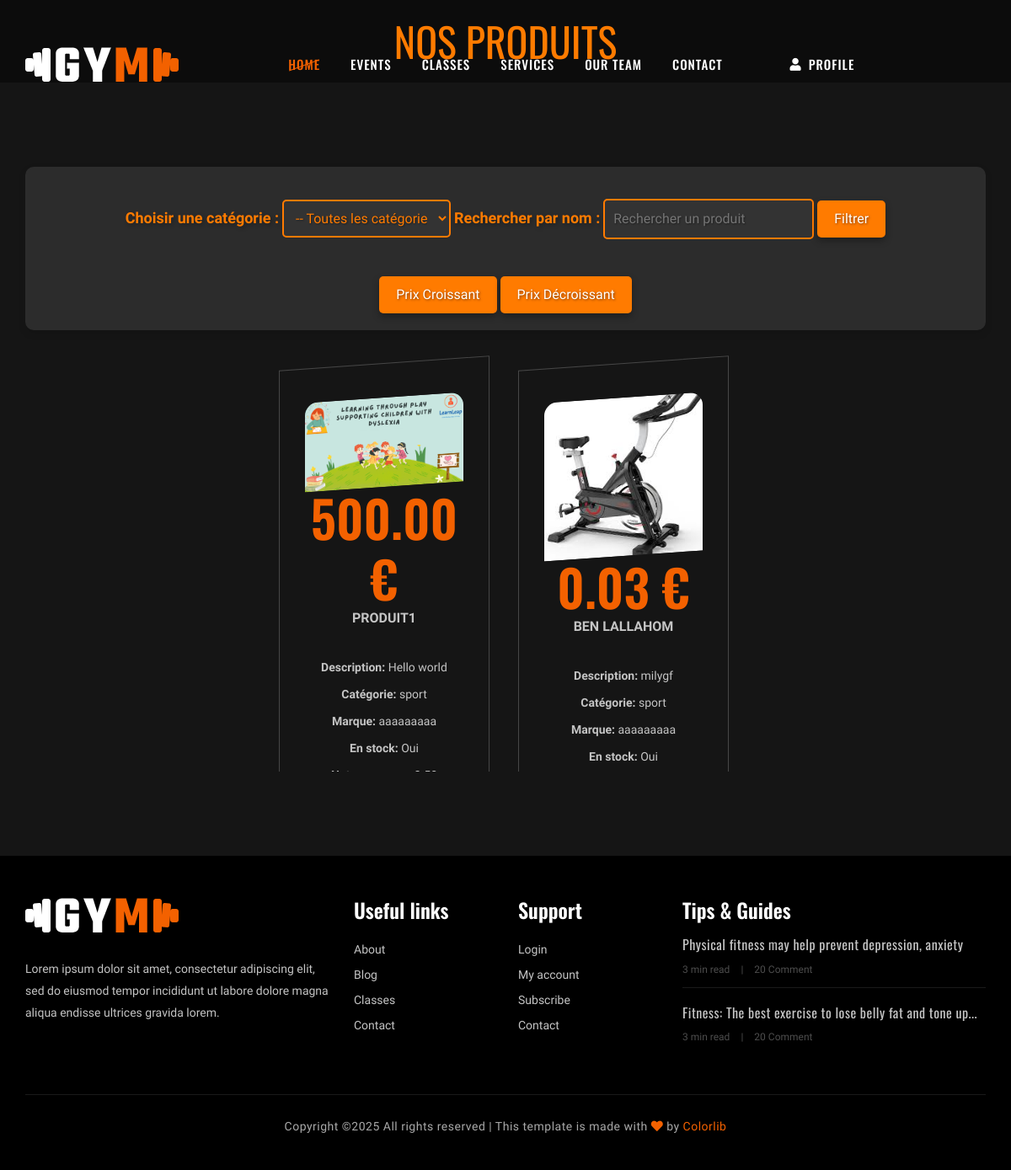
The app's page /produit/ with its own data.
### produits/models.py (models this page shows, shortened)
class Produit(models.Model):
    CATEGORIES_CHOICES = [
        ('sport', 'Sport'),
        ('nutrition', 'Nutrition'),
    ]
    reference = models.CharField(
        max_length=50,
        primary_key=True,
        verbose_name="Référence produit",
        validators=[RegexValidator(regex='^[A-Za-z0-9-]+$', message="La référence doit contenir uniquement des lettres, chiffres et tirets.")]
    )
    nom = models.CharField(max_length=100, verbose_name="Nom du produit")
    description = models.TextField(verbose_name="Description")
    categorie = models.CharField(
        max_length=20,
        choices=CATEGORIES_CHOICES,
        verbose_name="Catégorie"
    )
    prix = models.DecimalField(
        max_digits=10,
        decimal_places=2,
        verbose_name="Prix",
        validators=[MinValueValidator(0.01)]
    )
    quantite_disponible = models.PositiveIntegerField(
        verbose_name="Quantité disponible",
        validators=[MinValueValidator(0)]
    )
    date_ajout = models.DateTimeField(auto_now_add=True, verbose_name="Date d'ajout")
    derniere_mise_a_jour = models.DateTimeField(auto_now=True, verbose_name="Dernière mise à jour")
    image = models.ImageField(upload_to='produits/', blank=True, null=True, verbose_name="Image")
    marque = models.CharField(max_length=50, blank=True, null=True, verbose_name="Marque")
    poids = models.DecimalField(
        max_digits=5,
        decimal_places=2,
        blank=True,
        null=True,
        verbose_name="Poids (kg)",
        validators=[MinValueValidator(0.01)]
    )
    dimensions = models.CharField(max_length=50, blank=True, null=True, verbose_name="Dimensions")
    en_stock = models.BooleanField(default=True, verbose_name="En stock")
    note_moyenne = models.DecimalField(
        max_digits=3,
        decimal_places=2,
        blank=True,
        null=True,
        verbose_name="Note moyenne",
        validators=[MinValueValidator(0), MaxValueValidator(5)]
    )

### produits/views.py (the view)
# urls.py: path('', ProduitListView.as_view(), name='produit_list'),  # Liste des produits
class ProduitListView(ListView):
    model = Produit
    template_name = 'produit_list.html'
    context_object_name = 'produits'
    def get_queryset(self):
        queryset = Produit.objects.all()
        categorie = self.request.GET.get('categorie')
        if categorie:
            queryset = queryset.filter(categorie=categorie)
        search_term = self.request.GET.get('search')
        if search_term:
            queryset = queryset.filter(nom__icontains=search_term)  # Case-insensitive search
        sort_order = self.request.GET.get('sort')
        if sort_order == 'price_asc':
            queryset = queryset.order_by('prix')
        elif sort_order == 'price_desc':
            queryset = queryset.order_by('-prix')
        return queryset

### produits/templates/produit_list.html (shortened to what this page needs)
{% extends 'base.html' %}
{% load static %}
{% block content %}
<h1 style="text-align: center; background-color: rgb(12, 12, 12); color: #ff7b00; font-size: 3rem; padding: 20px 0;">NOS PRODUITS</h1>
<section class="pricing-section spad">
    <div class="container">
        <form method="get" class="text-center mb-4">
            <label for="categorie">Choisir une catégorie :</label>
            <select name="categorie" id="categorie">
                <option value="">-- Toutes les catégories --</option>
            </select>
            <label for="search">Rechercher par nom :</label>
            <input type="text" name="search" id="search" placeholder="Rechercher un produit" value="{{ request.GET.search }}">
            <button type="submit">Filtrer</button>
            <div class="sorting-buttons mt-4">
                <button type="submit" name="sort" value="price_asc" class="sort-btn">Prix Croissant</button>
                <button type="submit" name="sort" value="price_desc" class="sort-btn">Prix Décroissant</button>
            </div>
        </form>
        <div class="product-scroller">
            <div class="row justify-content-center">
                {% for produit in produits %}
                    <div class="col-lg-4 col-md-6">
                        <div class="ps-item">
                            {% if produit.image %}
                                <img src="{{ produit.image.url }}" class="card-img-top" alt="{{ produit.nom }}" onerror="this.onerror=null; this.src='{% static 'images/default-product.jpg' %}';">
                            {% else %}
                                <img src="{% static 'images/default-product.jpg' %}" class="card-img-top" alt="{{ produit.nom }}">
                            {% endif %}
                            <div class="pi-price">
                                <h2>{{ produit.prix }} €</h2>
                                <span>{{ produit.nom }}</span>
                            </div>
                            <ul>
                                <li><strong>Description:</strong> {{ produit.description }}</li>
                                <li><strong>Catégorie:</strong> {{ produit.categorie }}</li>
                                <li><strong>Marque:</strong> {{ produit.marque }}</li>
                                <li><strong>En stock:</strong> {{ produit.en_stock|yesno:"Oui,Non" }}</li>
                                <li><strong>Note moyenne:</strong> {{ produit.note_moyenne }}</li>
                            </ul>
                        </div>
                    </div>
                {% empty %}
                    <p class="text-center">Aucun produit disponible.</p>
                {% endfor %}
            </div>
        </div>
    </div>
</section>
{% endblock %}

### gestionOffres/Templates/base.html (shortened to what this page needs)
{% load static %}
<!DOCTYPE html>
<html lang="zxx">
<head>
    <link rel="stylesheet" href="{% static 'css/bootstrap.min.css' %}" type="text/css">
    <link rel="stylesheet" href="{% static 'css/font-awesome.min.css' %}" type="text/css">
    <link rel="stylesheet" href="{% static 'css/flaticon.css' %}" type="text/css">
    <link rel="stylesheet" href="{% static 'css/owl.carousel.min.css' %}" type="text/css">
    <link rel="stylesheet" href="{% static 'css/barfiller.css' %}" type="text/css">
    <link rel="stylesheet" href="{% static 'css/magnific-popup.css' %}" type="text/css">
    <link rel="stylesheet" href="{% static 'css/slicknav.min.css' %}" type="text/css">
    <link rel="stylesheet" href="{% static 'css/style.css' %}" type="text/css">
    <link rel="stylesheet" href="https://cdnjs.cloudflare.com/ajax/libs/font-awesome/5.15.4/css/all.min.css">
</head>
<body>
    <header class="header-section">
        <div class="container-fluid">
            <div class="row">
                <div class="col-lg-3">
                    <div class="logo">
                        <a href="{% static 'index.html' %}">
                            <img src="{% static 'img/logo.png' %}" alt="">
                        </a>
                    </div>
                </div>
                <div class="col-lg-6">
                    <nav class="nav-menu">
                        <ul>
                            <li class="active"><a href="/">Home</a></li>
                            <li><a href="events/">Events</a></li>
                            <li><a href="{% static 'class-details.html' %}">Classes</a></li>
                            <li><a href="{% static 'services.html' %}">Services</a></li>
                            <li><a href="{% static 'team.html' %}">Our Team</a></li>
                            <li><a href="{% static 'contact.html' %}">Contact</a></li>
                        </ul>
                    </nav>
                </div>
                    <div class="col-lg-3">
                        <div class="profile-icon">
                            <div class="profile-toggle">
                                <i class="fa fa-user"></i>
                                Profile
                            </div>
                        </div>
                    </div>
                </div>
            </div>
    </header>
    <main>
        {% block content %}{% endblock %}
    </main>
    <section class="footer-section">
        <div class="container">
            <div class="row">
                <div class="col-lg-4">
                    <div class="fs-about">
                        <div class="fa-logo">
                            <a href="#"><img src="{% static 'img/logo.png' %}" alt=""></a>
                        </div>
                        <p>Lorem ipsum dolor sit amet, consectetur adipiscing elit, sed do eiusmod tempor incididunt ut
                            labore dolore magna aliqua endisse ultrices gravida lorem.</p>
                        <div class="fa-social">
                            <a href="#"><i class="fa fa-facebook"></i></a>
                            <a href="#"><i class="fa fa-twitter"></i></a>
                            <a href="#"><i class="fa fa-youtube-play"></i></a>
                            <a href="#"><i class="fa fa-instagram"></i></a>
                            <a href="#"><i class="fa  fa-envelope-o"></i></a>
                        </div>
                    </div>
                </div>
                <div class="col-lg-2 col-md-3 col-sm-6">
                    <div class="fs-widget">
                        <h4>Useful links</h4>
                        <ul>
                            <li><a href="#">About</a></li>
                            <li><a href="#">Blog</a></li>
                            <li><a href="#">Classes</a></li>
                            <li><a href="#">Contact</a></li>
                        </ul>
                    </div>
                </div>
                <div class="col-lg-2 col-md-3 col-sm-6">
                    <div class="fs-widget">
                        <h4>Support</h4>
                        <ul>
                            <li><a href="#">Login</a></li>
                            <li><a href="#">My account</a></li>
                            <li><a href="#">Subscribe</a></li>
                            <li><a href="#">Contact</a></li>
                        </ul>
                    </div>
                </div>
                <div class="col-lg-4 col-md-6">
                    <div class="fs-widget">
                        <h4>Tips & Guides</h4>
                        <div class="fw-recent">
                            <h6><a href="#">Physical fitness may help prevent depression, anxiety</a></h6>
                            <ul>
                                <li>3 min read</li>
                                <li>20 Comment</li>
                            </ul>
                        </div>
                        <div class="fw-recent">
                            <h6><a href="#">Fitness: The best exercise to lose belly fat and tone up...</a></h6>
                            <ul>
                                <li>3 min read</li>
                                <li>20 Comment</li>
                            </ul>
                        </div>
                    </div>
                </div>
            </div>
            <div class="row">
                <div class="col-lg-12 text-center">
                    <div class="copyright-text">
                        <p>
  Copyright &copy;<script>document.write(new Date().getFullYear());</script> All rights reserved | This template is made with <i class="fa fa-heart" aria-hidden="true"></i> by <a href="https://colorlib.com" target="_blank">Colorlib</a>
  </p>
                    </div>
                </div>
            </div>
        </div>
    </section>
</body>
</html>

### blog/static/css/barfiller.css (style rules this page uses)
body { font-family: Arial; }

### blog/static/css/style.css (style rules this page uses)
html, body { height: 100%; font-family: "Muli", sans-serif; -webkit-font-smoothing: antialiased; font-smoothing: antialiased; }
h1, h2, h3, h4, h5, h6 { margin: 0; color: #111111; font-weight: 400; font-family: "Oswald", sans-serif; }
h1 { font-size: 70px; }
h2 { font-size: 36px; }
h4 { font-size: 24px; }
h6 { font-size: 16px; }
p { font-size: 14px; font-family: "Muli", sans-serif; color: #a9a9a9; font-weight: 400; line-height: 24px; margin: 0 0 15px 0; }
img { max-width: 100%; }
ul, ol { padding: 0; margin: 0; }
.spad { padding-top: 100px; padding-bottom: 100px; }
.header-section { position: absolute; left: 0; top: 0; width: 100%; padding: 0 15px; padding-top: 55px; z-index: 99; }
.logo a { display: inline-block; }
.nav-menu { text-align: center; }
.nav-menu ul li { list-style: none; display: inline-block; margin-right: 32px; position: relative; z-index: 1; }
.nav-menu ul li:last-child { margin-right: 0; }
.nav-menu ul li.active>a { color: #f36100; }
.nav-menu ul li.active>a:after { opacity: 1; }
.nav-menu ul li a { color: #ffffff; display: block; font-size: 15px; font-weight: 500; text-transform: uppercase; letter-spacing: 1px; font-family: "Oswald", sans-serif; padding: 10px 0px; position: relative; -webkit-transition: all 0.3s; -o-transition: all 0.3s; transition: all 0.3s; }
.nav-menu ul li a:after { position: absolute; left: 0; top: 22px; height: 1px; width: 100%; background: #f36100; content: ""; -webkit-transform: rotate(-20deg); -ms-transform: rotate(-20deg); transform: rotate(-20deg); opacity: 0; -webkit-transition: all 0.3s; -o-transition: all 0.3s; transition: all 0.3s; }
.header-section .row { display: flex; align-items: center; }
.pricing-section { background: #151515; }
.ps-item { text-align: center; padding: 40px 30px 52px; border: 1px solid #464646; -webkit-transform: skewY(-4deg); -ms-transform: skewY(-4deg); transform: skewY(-4deg); -webkit-transition: all 0.5s; -o-transition: all 0.5s; transition: all 0.5s; margin-bottom: 30px; position: relative; }
.ps-item .pi-price { margin-bottom: 30px; -webkit-transform: skewY(4deg); -ms-transform: skewY(4deg); transform: skewY(4deg); }
.ps-item .pi-price h2 { font-size: 60px; color: #f36100; font-weight: 600; }
.ps-item .pi-price span { color: #c4c4c4; font-size: 16px; font-weight: 700; text-transform: uppercase; }
.ps-item ul { margin-bottom: 40px; -webkit-transform: skewY(4deg); -ms-transform: skewY(4deg); transform: skewY(4deg); }
.ps-item ul li { font-size: 14px; color: #c4c4c4; line-height: 32px; list-style: none; }
.footer-section { background: #000000; padding-top: 50px; }
.fs-about { margin-bottom: 30px; }
.fs-about .fa-logo { margin-bottom: 30px; }
.fs-about .fa-logo a { display: inline-block; }
.fs-about p { line-height: 26px; color: #c4c4c4; }
.fs-about .fa-social a { font-size: 14px; color: #c4c4c4; margin-right: 10px; }
.fs-about .fa-social a:last-child { margin-right: 0; }
.fs-widget { margin-bottom: 30px; }
.fs-widget h4 { color: #ffffff; font-weight: 600; margin-bottom: 18px; }
.fs-widget ul li { list-style: none; }
.fs-widget ul li a { font-size: 14px; color: #c4c4c4; line-height: 30px; }
.fs-widget .fw-recent { margin-bottom: 20px; padding-bottom: 10px; border-bottom: 1px solid #1a1a1a; }
.fs-widget .fw-recent:last-child { padding-bottom: 0; border: none; }
.fs-widget .fw-recent h6 { margin-bottom: 6px; }
.fs-widget .fw-recent h6 a { color: #c4c4c4; letter-spacing: 0.5px; }
.fs-widget .fw-recent ul li { font-size: 12px; color: #4d4d4d; display: inline-block; margin-right: 25px; position: relative; }
.fs-widget .fw-recent ul li:last-child:after { display: none; }
.fs-widget .fw-recent ul li:after { position: absolute; right: -16px; top: 0; content: "|"; }
.copyright-text { font-size: 14px; color: #c4c4c4; letter-spacing: 0.5px; border-top: 1px solid #1a1a1a; padding: 25px 0; margin-top: 15px; }
.copyright-text a, .copyright-text i { color: #f36100; }
@media only screen and (min-width: 1200px) { .container { max-width: 1170px; } }

### gestionOffres/Templates/base.html (style rules this page uses)
.profile-icon { position: relative; cursor: pointer; margin-left: 20px; }
.profile-toggle { padding: 10px; display: flex; align-items: center; gap: 8px; color: #ffffff; font-family: "Oswald", sans-serif; font-size: 15px; font-weight: 500; text-transform: uppercase; letter-spacing: 1px; transition: color 0.3s; }
.profile-toggle i { transition: transform 0.3s ease; }

### records on screen
Produit: image (picture), prix "500.00", nom "PRODUIT1", description "Hello world", categorie "sport", marque "aaaaaaaaa", en_stock "Oui"
Produit: image (picture), prix "0.03", nom "BEN LALLAHOM", description "milygf", categorie "sport", marque "aaaaaaaaa", en_stock "Oui"
